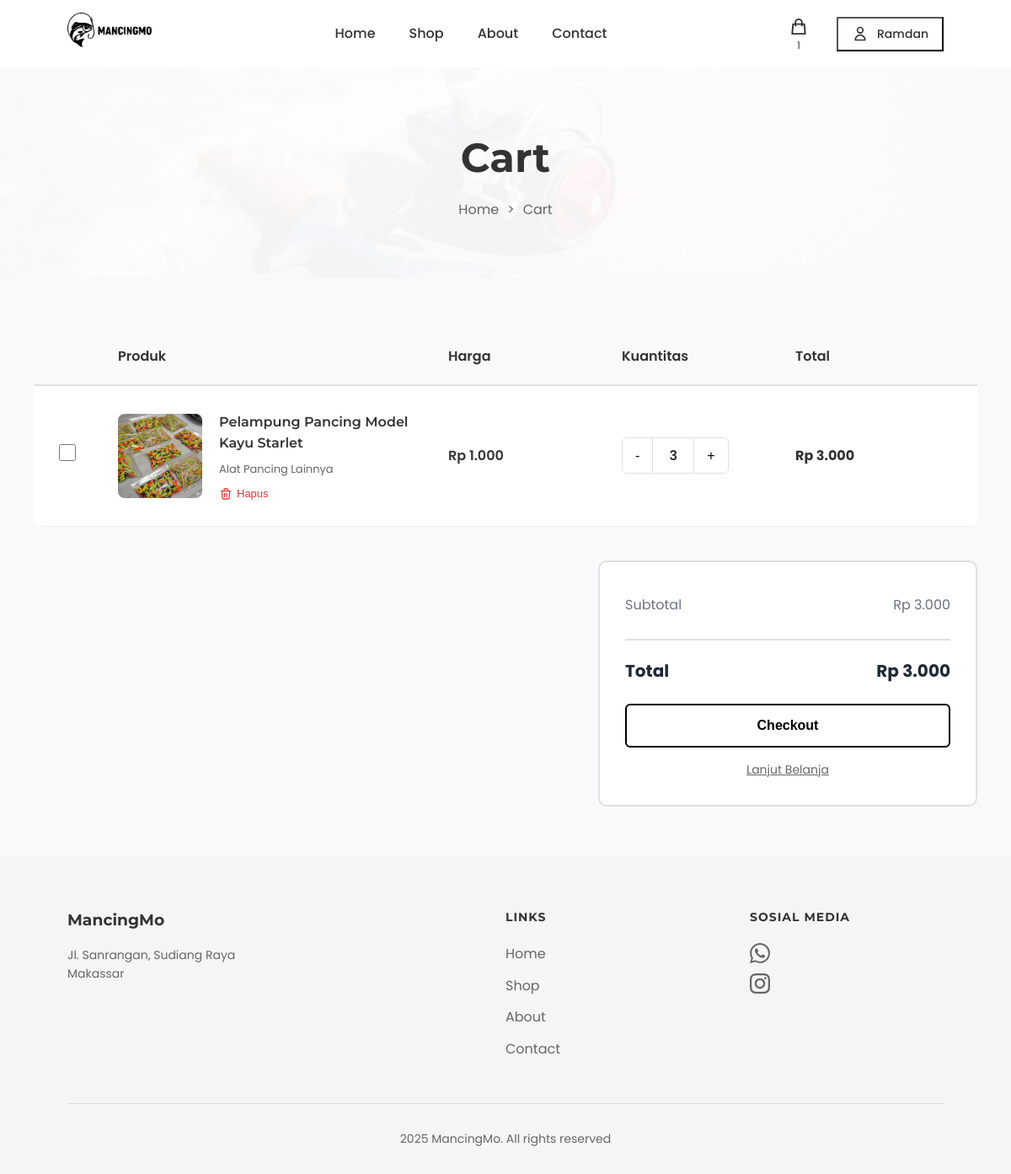
Before: /cart/ (signed in) with the older database file.
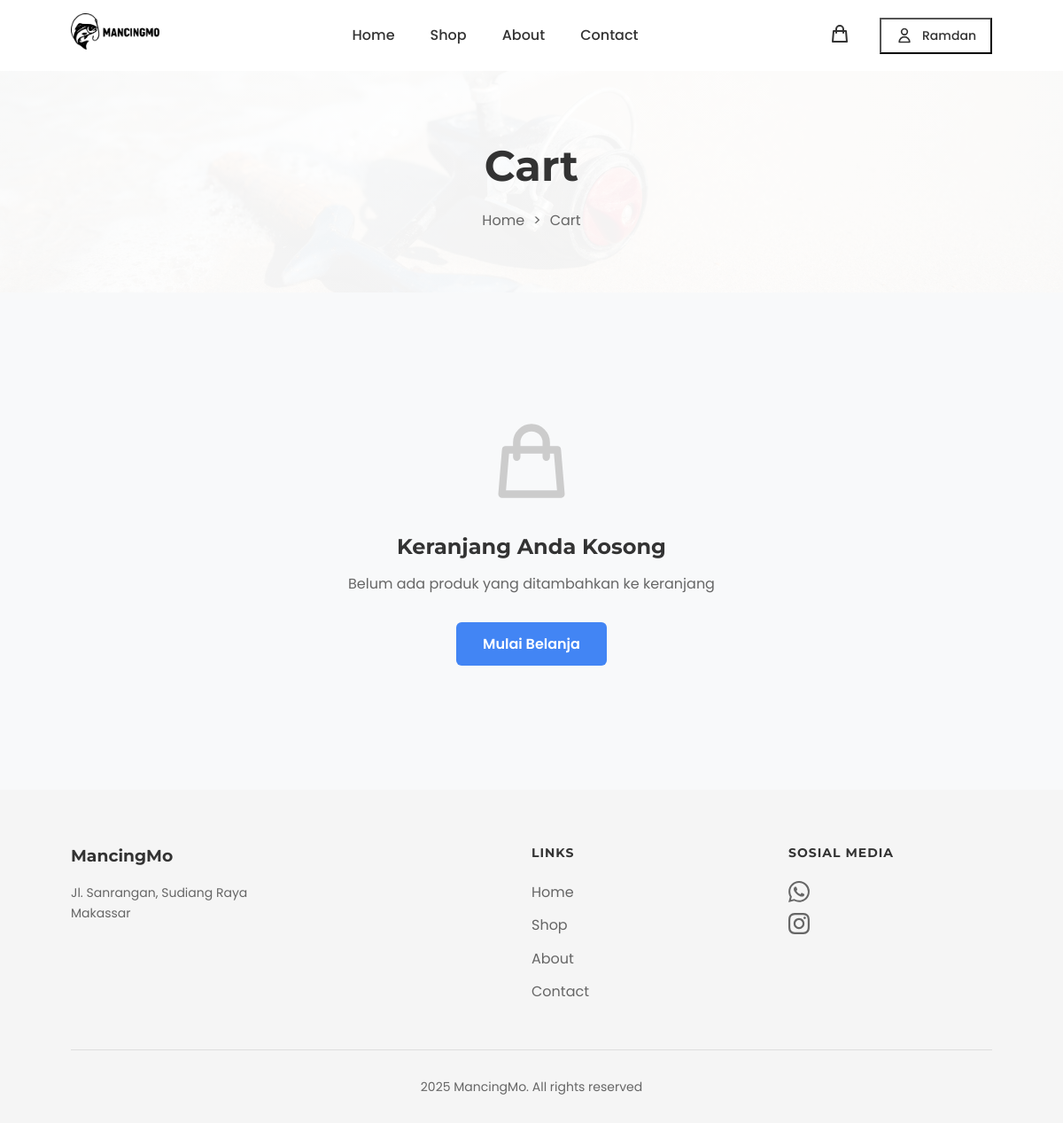
After: the same page with the newer database file.
### products/models.py (models this page shows, shortened)
class Cart(models.Model):
    user = models.OneToOneField(User, on_delete=models.CASCADE, related_name='cart', verbose_name="Pengguna")
    created_at = models.DateTimeField(auto_now_add=True, verbose_name="Dibuat Pada")
    updated_at = models.DateTimeField(auto_now=True, verbose_name="Diperbarui Pada")
    class Meta:
        verbose_name = "Keranjang"
        verbose_name_plural = "Keranjang"
        app_label = 'products'
    @property
    def unique_items_count(self):
        return self.items.count()
    def get_total(self):
        return sum(item.get_subtotal() for item in self.items.all())
    def get_unique_items_count(self):
        return self.unique_items_count

class CartItem(models.Model):
    cart = models.ForeignKey(Cart, on_delete=models.CASCADE, related_name='items', verbose_name="Keranjang")
    product = models.ForeignKey(Product, on_delete=models.CASCADE, verbose_name="Produk")
    quantity = models.IntegerField(default=1, verbose_name="Jumlah")
    added_at = models.DateTimeField(auto_now_add=True, verbose_name="Ditambahkan Pada")
    class Meta:
        verbose_name = "Item Keranjang"
        verbose_name_plural = "Item Keranjang"
        unique_together = ('cart', 'product')
    @property
    def subtotal(self):
        return self.product.price * self.quantity
    def get_subtotal(self):
        return self.subtotal

class Product(models.Model):
    name = models.CharField(max_length=300, verbose_name="Nama Produk")
    slug = models.SlugField(unique=True, blank=True, verbose_name="Slug")
    description = models.TextField(verbose_name="Deskripsi")
    price = models.DecimalField(max_digits=10, decimal_places=0, verbose_name="Harga")
    category = models.ForeignKey(Category, on_delete=models.CASCADE, related_name='products', verbose_name="Kategori")
    stock = models.IntegerField(default=0, verbose_name="Stok")
    image = models.ImageField(upload_to='products/', blank=True, null=True, verbose_name="Gambar")
    is_active = models.BooleanField(default=True, verbose_name="Aktif")
    featured = models.BooleanField(default=False, verbose_name="Unggulan")
    created_at = models.DateTimeField(auto_now_add=True, verbose_name="Dibuat Pada")
    updated_at = models.DateTimeField(auto_now=True, verbose_name="Diperbarui Pada")
    class Meta:
        verbose_name = "Produk"
        verbose_name_plural = "Produk"
        ordering = ['-created_at']
        app_label = 'products'

class Category(models.Model):
    name = models.CharField(max_length=200, verbose_name="Nama Kategori")
    slug = models.SlugField(unique=True, blank=True, verbose_name="Slug")
    description = models.TextField(blank=True, verbose_name="Deskripsi")
    created_at = models.DateTimeField(auto_now_add=True, verbose_name="Dibuat Pada")
    class Meta:
        verbose_name = "Kategori"
        verbose_name_plural = "Kategori"
        ordering = ['name']
        app_label = 'products'

### products/views.py (the view)
# urls.py: path('cart/', views.cart, name='cart'),
@login_required
def cart(request):
    cart, created = Cart.objects.get_or_create(user=request.user)
    cart_items = cart.items.select_related('product').all()
    context = {
        'cart': cart,
        'cart_items': cart_items,
    }
    return render(request, 'cart.html', context)

### templates/cart.html (shortened to what this page needs)
{% extends 'base.html' %}
{% load static %}
{% load humanize %}
{% block extra_css %}
<link rel="stylesheet" href="{% static 'css/cart.css' %}">
{% endblock %}
{% block content %}
<section class="page-hero">
    <h1 class="page-title">Cart</h1>
    <div class="breadcrumb">
        <a href="{% url 'home' %}">Home</a>
        <span>></span>
        <span>Cart</span>
    </div>
</section>
<section class="cart-container">
    {% if cart_items %}
    <div class="cart-table">
        <div class="table-header">
            <div></div>
            <div>Produk</div>
            <div>Harga</div>
            <div>Kuantitas</div>
            <div>Total</div>
        </div>
        {% for item in cart_items %}
        <div class="cart-item">
            <div>
                <input type="checkbox" class="item-checkbox" data-item-id="{{ item.id }}">
            </div>
            <div class="item-details">
                <div class="item-image">
                    {% if item.product.image %}
                    <img src="{{ item.product.image.url }}" alt="{{ item.product.name }}">
                    {% else %}
                    <img src="{% static 'image/no-image.png' %}" alt="No Image">
                    {% endif %}
                </div>
                <div class="item-info">
                    <h3>{{ item.product.name }}</h3>
                    <div class="item-variant">{{ item.product.category.name }}</div>
                    <div class="item-actions">
                        <form method="post" action="{% url 'remove_from_cart' item.id %}" style="display: inline;">
                            <button type="submit" class="action-btn" onclick="return confirm('Hapus produk ini dari keranjang?')">
                                <svg fill="none" stroke="currentColor" viewBox="0 0 24 24">
                                    <path stroke-linecap="round" stroke-linejoin="round" stroke-width="2" d="M19 7l-.867 12.142A2 2 0 0116.138 21H7.862a2 2 0 01-1.995-1.858L5 7m5 4v6m4-6v6m1-10V4a1 1 0 00-1-1h-4a1 1 0 00-1 1v3M4 7h16"/>
                                </svg>
                                Hapus
                            </button>
                        </form>
                    </div>
                </div>
            </div>
            <div class="item-price">
                Rp {{ item.product.price|floatformat:0|intcomma }}
            </div>
            <div class="item-quantity">
                <button class="qty-btn" onclick="updateQuantity({{ item.id }}, 'decrease')">-</button>
                <span class="qty-display" id="qty-{{ item.id }}">{{ item.quantity }}</span>
                <button class="qty-btn" onclick="updateQuantity({{ item.id }}, 'increase')">+</button>
            </div>
            <div class="item-total" id="subtotal-{{ item.id }}">
                Rp {{ item.get_subtotal|floatformat:0|intcomma }}
            </div>
        </div>
        {% endfor %}
    </div>
    <div class="cart-summary">
        <div class="summary-row">
            <span>Subtotal</span>
            <span id="cart-subtotal">Rp {{ cart.get_total|floatformat:0|intcomma }}</span>
        </div>
        <div class="summary-row total">
            <span>Total</span>
            <span id="cart-total">Rp {{ cart.get_total|floatformat:0|intcomma }}</span>
        </div>
        <form method="post" action="{% url 'checkout' %}">
            <button type="submit" class="btn-checkout">Checkout</button>
        </form>
        <a href="{% url 'shop' %}" class="link-continue">Lanjut Belanja</a>
    </div>
    {% else %}
    <div class="empty-cart">
        <svg fill="none" stroke="currentColor" viewBox="0 0 24 24">
            <path stroke-linecap="round" stroke-linejoin="round" stroke-width="2" d="M16 11V7a4 4 0 00-8 0v4M5 9h14l1 12H4L5 9z"/>
        </svg>
        <h3>Keranjang Anda Kosong</h3>
        <p>Belum ada produk yang ditambahkan ke keranjang</p>
        <a href="{% url 'shop' %}" class="btn-shop">Mulai Belanja</a>
    </div>
    {% endif %}
</section>
{% endblock %}

### templates/includes/header.html (shortened to what this page needs)
{% load static %}
<nav>
    <div class="logo">
        <a href="{% url 'home' %}">
            <img src="{% static 'image/logo mancingmo.png' %}" alt="MancingMo Logo">
        </a>
    </div>
    <ul class="nav-links">
        <li><a href="{% url 'home' %}">Home</a></li>
        <li><a href="{% url 'shop' %}">Shop</a></li>
        <li><a href="{% url 'about' %}">About</a></li>
        <li><a href="{% url 'contact' %}">Contact</a></li>
    </ul>
    <div class="nav-icons">
        <a href="{% url 'cart' %}" class="icon-link cart-icon-wrapper">
            <svg fill="none" stroke="currentColor" viewBox="0 0 24 24">
                <path stroke-linecap="round" stroke-linejoin="round" stroke-width="2" d="M16 11V7a4 4 0 00-8 0v4M5 9h14l1 12H4L5 9z"/>
            </svg>
            {% if user.is_authenticated %}
            <span class="cart-badge" id="cartBadge">
                {% if user.cart.get_unique_items_count > 0 %}{{ user.cart.get_unique_items_count }}{% endif %}
            </span>
            {% endif %}
        </a>
        {% if user.is_authenticated %}
        <div class="user-menu">
            <button class="user-btn">
                <svg fill="none" stroke="currentColor" viewBox="0 0 24 24">
                    <path stroke-linecap="round" stroke-linejoin="round" stroke-width="2" d="M16 7a4 4 0 11-8 0 4 4 0 018 0zM12 14a7 7 0 00-7 7h14a7 7 0 00-7-7z"/>
                </svg>
                <span class="user-name">{{ user.first_name|default:user.username }}</span>
            </button>
        </div>
        {% endif %}
    </div>
</nav>

Changed rows visible on the page:
removed CartItem: product.image (picture), product.name "Pelampung Pancing Model Kayu Starlet", product.category.name "Alat Pancing Lainnya", product.price "1.000", quantity "3", get_subtotal "3.000"
no longer on this page (row unchanged): Cart: get_total "3.000"
Other visible differences:
{{ user.cart.get_unique_items_count }}: "1" → (not shown)
text no longer shown: "Produk Harga Kuantitas Total Subtotal Rp Total Rp Checkout Lanjut Belanja"
text now shown: "Keranjang Anda Kosong Belum ada produk yang ditambahkan ke keranjang Mulai Belanja"
